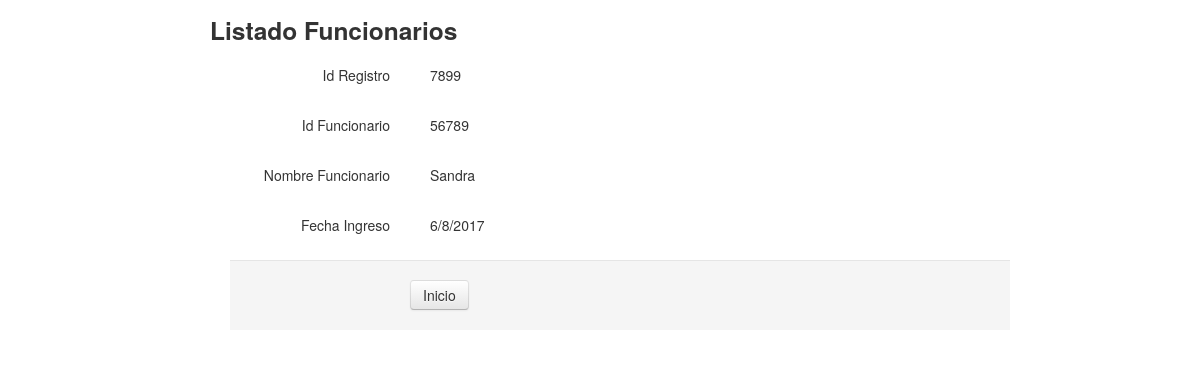
Screenshot of /read.php?id=3 with the database file from the repository.
### tables this page shows
CREATE TABLE `funcionarios_desarrollo` (
  `id` int(11) NOT NULL AUTO_INCREMENT,
  `id_registro` varchar(100) NOT NULL,
  `id_func` varchar(100) NOT NULL,
  `nombre_func` varchar(100) NOT NULL,
  `apellido_func` varchar(100) NOT NULL,
  `fecha_ingreso` varchar(100) NOT NULL,
  PRIMARY KEY (`id`)
);

### read.php (the view, shortened to what this page needs)
<?php
    $id = null;
    if ( !empty($_GET['id'])) {
        $id = $_REQUEST['id'];
    }
    if ( null==$id ) {
        header("Location: index.php");
    } else {
        $pdo = Database::connect();
        $pdo->setAttribute(PDO::ATTR_ERRMODE, PDO::ERRMODE_EXCEPTION);
        $sql = "SELECT * FROM funcionarios_desarrollo where id = ?";
        $q = $pdo->prepare($sql);
        $q->execute(array($id));
        $data = $q->fetch(PDO::FETCH_ASSOC);
    }
?>
<!DOCTYPE html>
<html lang="en">
<head>
    <link   href="css/bootstrap.min.css" rel="stylesheet">
</head>
<body>
    <div class="container">
                <div class="span10 offset1">
                    <div class="row">
                        <h3> Listado  Funcionarios </h3>
                    </div>
                    <div class="form-horizontal" >
                      <div class="control-group">
                        <label class="control-label">Id Registro</label>
                        <div class="controls">
                            <label class="checkbox">
                                <?php echo $data['id_registro'];?>
                            </label>
                        </div>
                      </div>
                      <div class="control-group">
                        <label class="control-label">Id Funcionario</label>
                        <div class="controls">
                            <label class="checkbox">
                                <?php echo $data['id_func'];?>
                            </label>
                        </div>
                      </div>
                      <div class="control-group">
                        <label class="control-label">Nombre Funcionario</label>
                        <div class="controls">
                            <label class="checkbox">
                                <?php echo $data['nombre_func'];?>
                            </label>
                        </div>
                      </div>
                                            <div class="control-group">
                        <label class="control-label">Fecha Ingreso</label>
                        <div class="controls">
                            <label class="checkbox">
                                <?php echo $data['fecha_ingreso'];?>
                            </label>
                        </div>
                      </div>
                        <div class="form-actions">
                          <a class="btn" href="index.php">Inicio</a>
                       </div>
                    </div>
                </div>
    </div>
  </body>
</html>

### rows the page displays
funcionarios_desarrollo: id_registro "7899", id_func "56789", nombre_func "Sandra", fecha_ingreso "6/8/2017"
